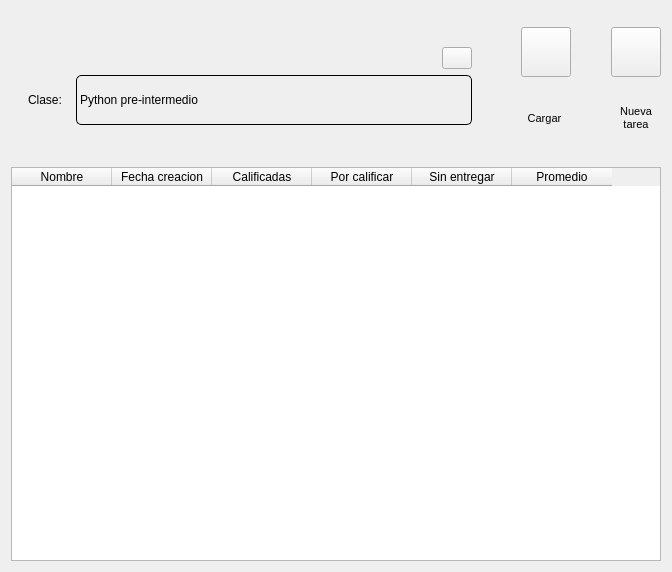
<?xml version="1.0" encoding="UTF-8"?>
<ui version="4.0">
 <class>Form</class>
 <widget class="QWidget" name="Form">
  <property name="geometry">
   <rect>
    <x>0</x>
    <y>0</y>
    <width>672</width>
    <height>572</height>
   </rect>
  </property>
  <property name="windowTitle">
   <string>Form</string>
  </property>
  <layout class="QVBoxLayout" name="verticalLayout_5">
   <item>
    <layout class="QHBoxLayout" name="horizontalLayout">
     <property name="spacing">
      <number>40</number>
     </property>
     <item>
      <widget class="QWidget" name="widget" native="true">
       <property name="minimumSize">
        <size>
         <width>400</width>
         <height>150</height>
        </size>
       </property>
       <layout class="QVBoxLayout" name="verticalLayout_4">
        <item>
         <widget class="QLabel" name="label">
          <property name="text">
           <string/>
          </property>
         </widget>
        </item>
        <item>
         <layout class="QVBoxLayout" name="verticalLayout_3">
          <item>
           <layout class="QHBoxLayout" name="horizontalLayout_3">
            <item>
             <widget class="QLabel" name="label_5">
              <property name="minimumSize">
               <size>
                <width>0</width>
                <height>18</height>
               </size>
              </property>
              <property name="maximumSize">
               <size>
                <width>16777215</width>
                <height>30</height>
               </size>
              </property>
              <property name="text">
               <string/>
              </property>
             </widget>
            </item>
            <item>
             <widget class="QPushButton" name="btn_editarClase">
              <property name="minimumSize">
               <size>
                <width>18</width>
                <height>18</height>
               </size>
              </property>
              <property name="maximumSize">
               <size>
                <width>30</width>
                <height>30</height>
               </size>
              </property>
              <property name="baseSize">
               <size>
                <width>18</width>
                <height>18</height>
               </size>
              </property>
              <property name="styleSheet">
               <string notr="true">QPushButton {
border-image: url(:/main/IMAGENES/edit_off.png);
 }
QPushButton:hover {
border-image: url(:/main/IMAGENES/edit_on.png);
}
QPushButton:pressed {
border-image: url(:/main/IMAGENES/edit_off.png);
}
</string>
              </property>
              <property name="text">
               <string/>
              </property>
             </widget>
            </item>
           </layout>
          </item>
          <item>
           <layout class="QHBoxLayout" name="horizontalLayout_2">
            <item>
             <widget class="QLabel" name="label_4">
              <property name="minimumSize">
               <size>
                <width>40</width>
                <height>50</height>
               </size>
              </property>
              <property name="maximumSize">
               <size>
                <width>50</width>
                <height>50</height>
               </size>
              </property>
              <property name="baseSize">
               <size>
                <width>40</width>
                <height>50</height>
               </size>
              </property>
              <property name="text">
               <string>Clase:</string>
              </property>
              <property name="alignment">
               <set>Qt::AlignCenter</set>
              </property>
             </widget>
            </item>
            <item>
             <widget class="QLabel" name="bel_nombreCurso">
              <property name="minimumSize">
               <size>
                <width>200</width>
                <height>50</height>
               </size>
              </property>
              <property name="maximumSize">
               <size>
                <width>16777215</width>
                <height>50</height>
               </size>
              </property>
              <property name="baseSize">
               <size>
                <width>200</width>
                <height>50</height>
               </size>
              </property>
              <property name="styleSheet">
               <string notr="true">border: 1px solid black;
border-radius:5px;</string>
              </property>
              <property name="text">
               <string>Python pre-intermedio</string>
              </property>
             </widget>
            </item>
           </layout>
          </item>
         </layout>
        </item>
        <item>
         <widget class="QLabel" name="label_3">
          <property name="text">
           <string/>
          </property>
         </widget>
        </item>
       </layout>
      </widget>
     </item>
     <item>
      <layout class="QVBoxLayout" name="verticalLayout_2">
       <property name="spacing">
        <number>0</number>
       </property>
       <item>
        <widget class="QPushButton" name="btn_refrescarTodasTareas">
         <property name="minimumSize">
          <size>
           <width>30</width>
           <height>30</height>
          </size>
         </property>
         <property name="maximumSize">
          <size>
           <width>50</width>
           <height>50</height>
          </size>
         </property>
         <property name="sizeIncrement">
          <size>
           <width>0</width>
           <height>0</height>
          </size>
         </property>
         <property name="baseSize">
          <size>
           <width>30</width>
           <height>30</height>
          </size>
         </property>
         <property name="styleSheet">
          <string notr="true">QPushButton {
border-image: url(:/main/IMAGENES/cargar_off.png);
 }

QPushButton:hover {
border-image: url(:/main/IMAGENES/cargar_on.png);
}

QPushButton:pressed {
border-image: url(:/main/IMAGENES/cargar_off.png);
}
</string>
         </property>
         <property name="text">
          <string/>
         </property>
        </widget>
       </item>
       <item>
        <widget class="QLabel" name="label_11">
         <property name="minimumSize">
          <size>
           <width>30</width>
           <height>30</height>
          </size>
         </property>
         <property name="maximumSize">
          <size>
           <width>50</width>
           <height>50</height>
          </size>
         </property>
         <property name="baseSize">
          <size>
           <width>30</width>
           <height>30</height>
          </size>
         </property>
         <property name="font">
          <font>
           <pointsize>8</pointsize>
          </font>
         </property>
         <property name="text">
          <string>Cargar </string>
         </property>
         <property name="alignment">
          <set>Qt::AlignCenter</set>
         </property>
        </widget>
       </item>
      </layout>
     </item>
     <item>
      <layout class="QVBoxLayout" name="verticalLayout">
       <property name="spacing">
        <number>0</number>
       </property>
       <item>
        <widget class="QPushButton" name="btn_agregarTarea">
         <property name="minimumSize">
          <size>
           <width>30</width>
           <height>30</height>
          </size>
         </property>
         <property name="maximumSize">
          <size>
           <width>50</width>
           <height>50</height>
          </size>
         </property>
         <property name="baseSize">
          <size>
           <width>30</width>
           <height>30</height>
          </size>
         </property>
         <property name="styleSheet">
          <string notr="true">
QPushButton {
border-image: url(:/main/IMAGENES/plus_off.png);
 }

QPushButton:hover {
border-image: url(:/main/IMAGENES/plus_on.png);
}

QPushButton:pressed {
border-image: url(:/main/IMAGENES/plus_off.png);
}
</string>
         </property>
         <property name="text">
          <string/>
         </property>
        </widget>
       </item>
       <item>
        <widget class="QLabel" name="label_12">
         <property name="minimumSize">
          <size>
           <width>30</width>
           <height>30</height>
          </size>
         </property>
         <property name="maximumSize">
          <size>
           <width>50</width>
           <height>50</height>
          </size>
         </property>
         <property name="baseSize">
          <size>
           <width>30</width>
           <height>30</height>
          </size>
         </property>
         <property name="font">
          <font>
           <pointsize>8</pointsize>
          </font>
         </property>
         <property name="text">
          <string>Nueva tarea</string>
         </property>
         <property name="alignment">
          <set>Qt::AlignCenter</set>
         </property>
         <property name="wordWrap">
          <bool>true</bool>
         </property>
        </widget>
       </item>
      </layout>
     </item>
    </layout>
   </item>
   <item>
    <widget class="QTableWidget" name="tableWidget">
     <column>
      <property name="text">
       <string>Nombre</string>
      </property>
     </column>
     <column>
      <property name="text">
       <string>Fecha creacion</string>
      </property>
     </column>
     <column>
      <property name="text">
       <string>Calificadas</string>
      </property>
     </column>
     <column>
      <property name="text">
       <string>Por calificar</string>
      </property>
     </column>
     <column>
      <property name="text">
       <string>Sin entregar</string>
      </property>
     </column>
     <column>
      <property name="text">
       <string>Promedio</string>
      </property>
     </column>
    </widget>
   </item>
  </layout>
 </widget>
 <resources>
  <include location="../../img.qrc"/>
 </resources>
 <connections/>
</ui>
